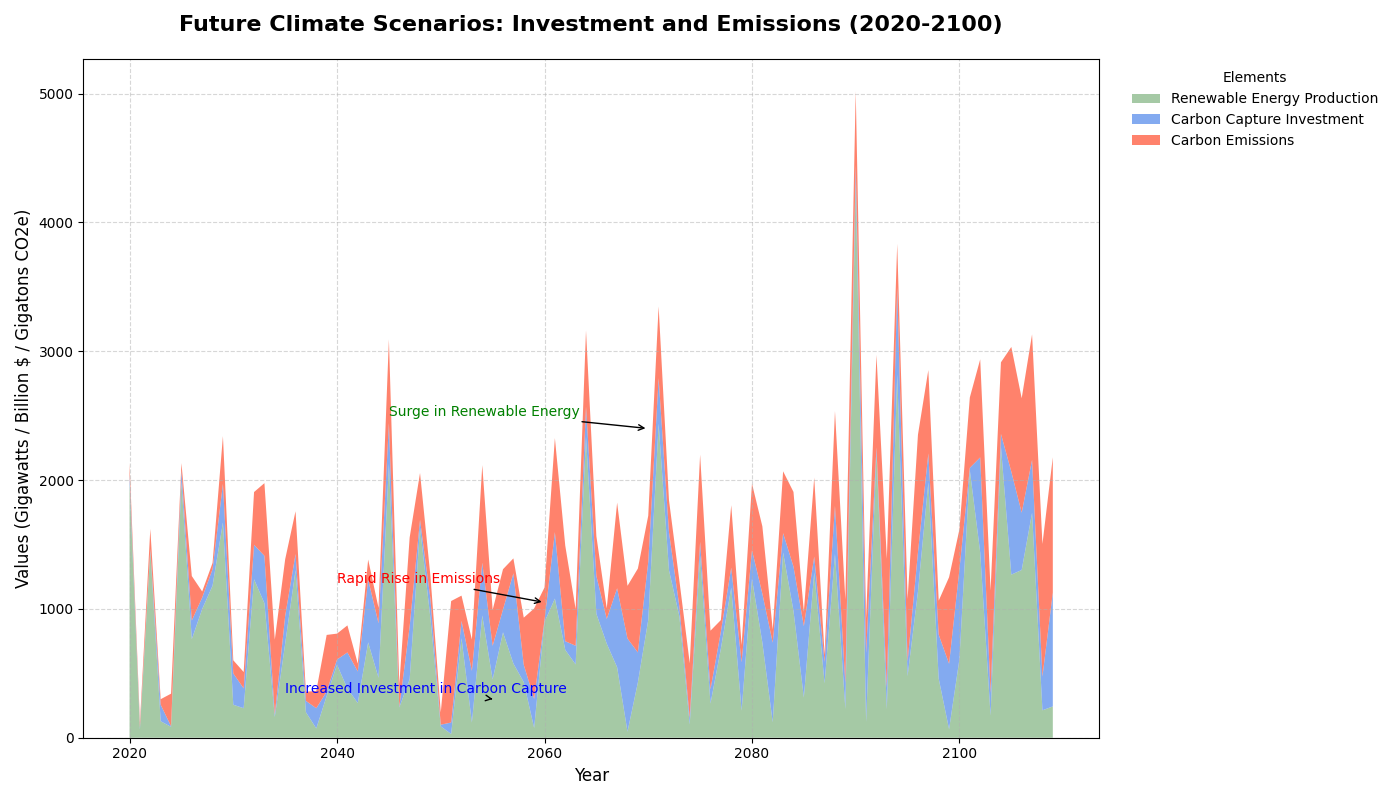

Write Python code to recreate this figure.
import numpy as np
import matplotlib.pyplot as plt

# Timeframe from 2020 to 2110
years = np.arange(2020, 2110)

# Carbon emissions (in gigatons of CO2 equivalents)
carbon_emissions = np.array([
    90, 41, 155, 43, 253, 56, 345, 47, 49, 371,
    102, 127, 410, 564, 580, 440, 332, 71, 134, 440,
    201, 210, 61, 155, 120, 650, 174, 690, 364, 177,
    96, 943, 196, 243, 758, 279, 312, 116, 366, 702,
    253, 730, 742, 285, 591, 308, 82, 665, 409, 651,
    358, 557, 248, 201, 426, 676, 455, 90, 485, 133,
    516, 523, 102, 480, 580, 112, 613, 58, 736, 648,
    571, 270, 718, 999, 336, 485, 913, 647, 264, 672,
    309, 546, 761, 795, 556, 968, 888, 974, 1029, 1050
])

# Renewable energy production (in gigawatts)
renewable_energy = np.array([
    1986, 65, 1450, 128, 84, 1987, 765, 999, 1180, 1670,
    256, 229, 1230, 1044, 161, 730, 1301, 198, 72, 324,
    567, 381, 269, 740, 465, 2124, 235, 453, 1629, 930,
    88, 29, 772, 118, 949, 452, 818, 576, 431, 76,
    898, 1080, 682, 569, 2335, 962, 730, 547, 47, 429,
    914, 2437, 1300, 943, 103, 1413, 265, 691, 1165, 210,
    1234, 739, 120, 1438, 985, 312, 1284, 422, 1427, 223,
    4318, 123, 2213, 221, 2820, 478, 1134, 1982, 459, 66,
    611, 2076, 1438, 172, 2259, 1266, 1302, 1746, 213, 243
])

# Investment in carbon capture technology (in billions of dollars)
carbon_capture_investment = np.array([
    57, 14, 16, 128, 5, 89, 145, 89, 128, 300,
    243, 154, 267, 368, 20, 215, 125, 88, 157, 34,
    40, 281, 245, 488, 423, 318, 3, 411, 62, 150,
    13, 89, 135, 401, 409, 261, 178, 700, 135, 225,
    15, 516, 67, 145, 235, 294, 192, 613, 723, 233,
    451, 354, 295, 76, 49, 108, 111, 132, 155, 376,
    222, 379, 618, 150, 343, 554, 122, 167, 373, 200,
    130, 534, 41, 168, 678, 113, 305, 225, 341, 508,
    698, 19, 738, 176, 99, 799, 445, 411, 262, 884
])

# Stacked area plot
fig, ax = plt.subplots(figsize=(14, 8))

ax.stackplot(years, renewable_energy, carbon_capture_investment, carbon_emissions, 
             labels=['Renewable Energy Production', 'Carbon Capture Investment', 'Carbon Emissions'], 
             colors=['#8FBC8F', '#6495ED', '#FF6347'], alpha=0.8)

ax.set_title('Future Climate Scenarios: Investment and Emissions (2020-2100)', fontsize=16, fontweight='bold', pad=20)
ax.set_xlabel('Year', fontsize=12)
ax.set_ylabel('Values (Gigawatts / Billion $ / Gigatons CO2e)', fontsize=12)
ax.legend(loc='upper left', bbox_to_anchor=(1.02, 1), title='Elements', fontsize=10, frameon=False)
ax.grid(linestyle='--', alpha=0.5)

ax.annotate('Rapid Rise in Emissions', xy=(2060, 1050), xytext=(2040, 1200),
            arrowprops=dict(facecolor='red', arrowstyle='->'),
            fontsize=10, color='red')

ax.annotate('Surge in Renewable Energy', xy=(2070, 2400), xytext=(2045, 2500),
            arrowprops=dict(facecolor='green', arrowstyle='->'),
            fontsize=10, color='green')

ax.annotate('Increased Investment in Carbon Capture', xy=(2055, 300), xytext=(2035, 350),
            arrowprops=dict(facecolor='blue', arrowstyle='->'),
            fontsize=10, color='blue')

plt.tight_layout()
plt.show()
